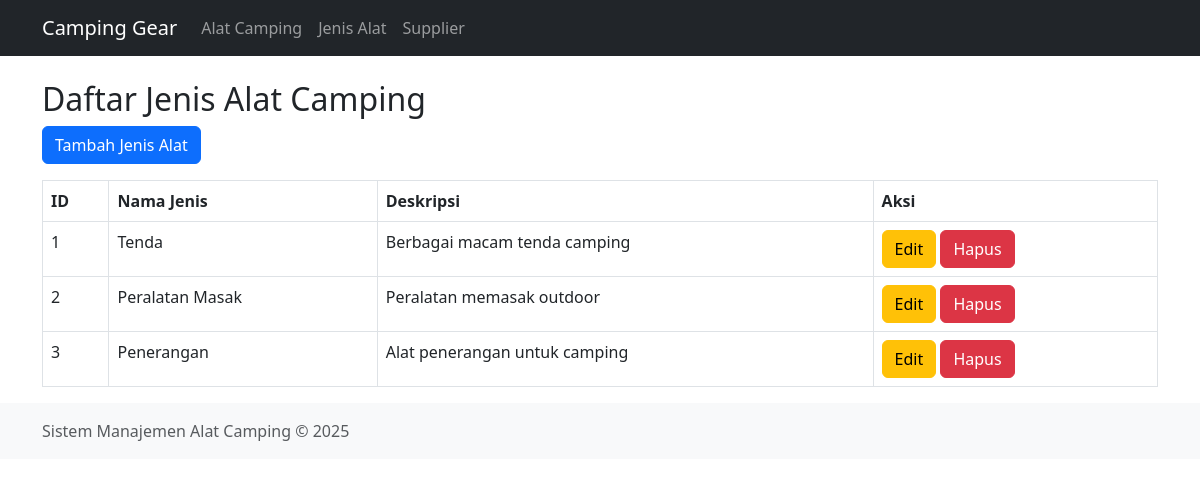
The page /index.php?page=jenis_alat on the database its author committed.
### tables this page shows
CREATE TABLE jenis_alat (
    id INT AUTO_INCREMENT PRIMARY KEY,
    nama_jenis VARCHAR(100) NOT NULL,
    deskripsi TEXT
);

### viewmodel/JenisAlatViewModel.php (called while the page is built, shortened)
<?php
require_once 'model/JenisAlat.php';
class JenisAlatViewModel {
    private $model;
    public function __construct() {
        $database = new Database();
        $db = $database->getConnection();
        $this->model = new JenisAlat($db);
    }
    public function getAllJenisAlat() {
        return $this->model->read();
    }
}
?>

### model/JenisAlat.php (called while the page is built, shortened)
<?php
class JenisAlat {
    private $conn;
    private $table_name = "jenis_alat";
    public function __construct($db) {
        $this->conn = $db;
    }
    public function read() {
        $query = "SELECT * FROM " . $this->table_name;
        $stmt = $this->conn->prepare($query);
        $stmt->execute();
        return $stmt;
    }
}
?>

### view/jenis_alat/list.php (the view)
<?php
require_once 'viewmodel/JenisAlatViewModel.php';
$viewModel = new JenisAlatViewModel();
$stmt = $viewModel->getAllJenisAlat();
?>
<h2>Daftar Jenis Alat Camping</h2>
<a href="index.php?page=jenis_alat&action=create" class="btn btn-primary mb-3">Tambah Jenis Alat</a>
<table class="table table-bordered">
    <thead>
        <tr>
            <th>ID</th>
            <th>Nama Jenis</th>
            <th>Deskripsi</th>
            <th>Aksi</th>
        </tr>
    </thead>
    <tbody>
        <?php while ($row = $stmt->fetch(PDO::FETCH_ASSOC)): ?>
        <tr>
            <td><?php echo $row['id']; ?></td>
            <td><?php echo $row['nama_jenis']; ?></td>
            <td><?php echo $row['deskripsi']; ?></td>
            <td>
                <a href="index.php?page=jenis_alat&action=edit&id=<?php echo $row['id']; ?>" class="btn btn-warning">Edit</a>
                <a href="index.php?page=jenis_alat&action=delete&id=<?php echo $row['id']; ?>" class="btn btn-danger" onclick="return confirm('Yakin ingin menghapus?')">Hapus</a>
            </td>
        </tr>
        <?php endwhile; ?>
    </tbody>
</table>

### rows shown on the page
jenis_alat: id "1", nama_jenis "Tenda", deskripsi "Berbagai macam tenda camping"
jenis_alat: id "2", nama_jenis "Peralatan Masak", deskripsi "Peralatan memasak outdoor"
jenis_alat: id "3", nama_jenis "Penerangan", deskripsi "Alat penerangan untuk camping"
